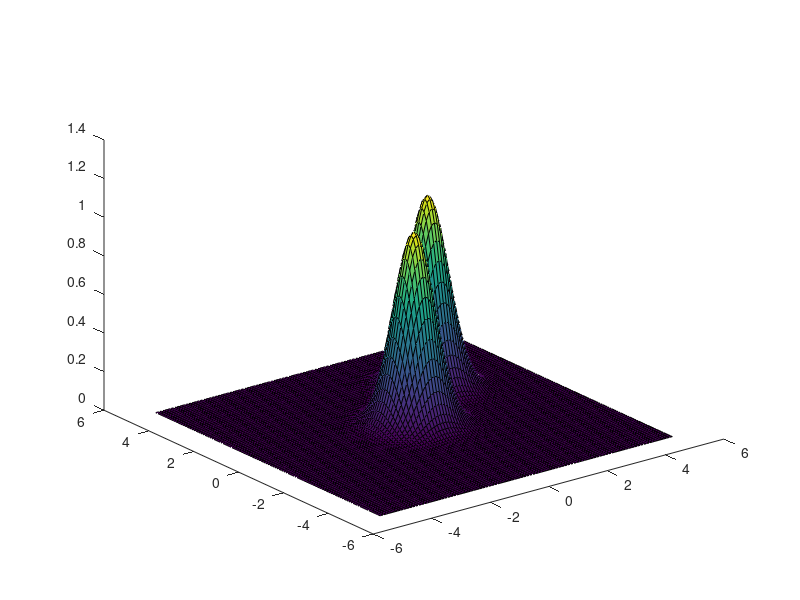

Write the MATLAB code that produced this figure. (Note: this script raises an error after producing the figure.)
%创建二维高斯分布数学函数
x0 = [0,2]; y0 = [0,2];
sigma_2 = 0.3338;
[X,Y] = meshgrid(-5:0.1:5,-5:0.1:5);

X1 = X-x0(1); Y1 = Y - y0(1);
Z1 = X1.^2 /sigma_2 + Y1.^2/sigma_2;
Z1 = exp(-0.5*Z1);

X2 = X-x0(2); Y2 = Y - y0(2);
Z2 = X2.^2 /sigma_2 + Y2.^2/sigma_2;
Z2 = exp(-0.5*Z2);
figure
hold on
surface(X,Y,Z1+Z2)
% surface(X,Y,Z2)
view(3)
hold off
%% 
fsurf(@(x,y) -10*exp(-0.5*(x.^2+y.^2)/0.01))

%%  测试Gurobi的高斯函数的效果
G = Gurobi_Interface();
discrete_points = [0.1193,0.2502;
                   0.1367,-0.2478;
                   0.3065,-0.2502;
                   0.3065,0.2494;
                   0.8467,0.2502;
                   0.8776,-0.2494;
                   0.9895,0.2494;
                   1.0338,-0.2494;
                   1.1457,0.2494];
a = norm(discrete_points(1,:)-discrete_points(2,:))/4;
a = a^2; b = log(100);
% sigma_2 = a/b;
sigma_2 = 0.0001;
LL = 9;

start_x = 0.3;
start_y = -0.2;
   
G.addVariable('x','C',[1,1],-2,2,start_x);
G.addVariable('y','C',[1,1],-2,2,start_y);

G.addVariable('delta_x','C',[1,LL],-2,2);
G.addVariable('delta_y','C',[1,LL],-2,2);

G.addVariable('X','C',[1,LL],-Inf,Inf);
G.addVariable('Y','C',[1,LL],-Inf,Inf);

G.addVariable('Temp','C',[1,LL],-Inf,Inf);
G.addVariable('Z','C',[1,LL],-Inf,Inf);

x_index = G.vars.x.Index; y_index = G.vars.y.Index;
delta_x_index = G.vars.delta_x.Index; delta_y_index = G.vars.delta_y.Index;
X_index = G.vars.X.Index; Y_index = G.vars.Y.Index;
Z_index = G.vars.Z.Index; Temp_index = G.vars.Temp.Index;
for j=1:LL
    Aeq = zeros(2,G.num_vars);
    beq = zeros(2,1);
    Aeq(1,x_index(1,1)) = 1; %计算delta_x
    Aeq(1,delta_x_index(1,j)) = -1;
    beq(1,1) = discrete_points(j,1);

    Aeq(2,y_index(1,1)) = 1; %计算delta_y
    Aeq(2,delta_y_index(1,j)) = -1;
    beq(2,1) = discrete_points(j,2);
    G.addLinearConstraints_equal(Aeq,beq,'comput_delta_x_y');
end

for i=1:LL
    G.addPolyConstraint(delta_x_index(1,i),X_index(1,i),[1 0 0])
    G.addPolyConstraint(delta_y_index(1,i),Y_index(1,i),[1 0 0])
end

for i=1:LL
    Aeq = zeros(1,G.num_vars);
    beq = zeros(1,1);
    Aeq(1,X_index(1,i)) = 1;Aeq(1,Y_index(1,i)) = 1;Aeq(1,Temp_index(1,i)) = sigma_2;
    beq(1,1) = 0;
    G.addLinearConstraints_equal(Aeq,beq,'eq')
end

for i=1:LL
    G.addExpConstraint(Temp_index(1,i),Z_index(1,i))
end


c = zeros(G.num_vars,1);
c(Z_index(1,:),1) = -1;
G.addtLinearCost(c);

model = G.getGurobiModel();
% model.setObjective = 0;
gurobi_write(model,'1.lp')

G.Gurobi_solve();

%%  测试Gurobi的高斯函数的效果_最初版本
G = Gurobi_Interface();
sigma = 0.1; inv_sigma = 1/sigma;
G.addVariable('x','C',[1,1],-10,1);
G.addVariable('y','C',[1,1],-1,1);
G.addVariable('X','C',[1,1],-Inf,Inf);
G.addVariable('Y','C',[1,1],-Inf,Inf);
G.addVariable('Temp','C',[1,1],-Inf,Inf);
G.addVariable('Z','C',[1,1],-Inf,Inf);
%X = x^2/sigma
x_index = G.vars.x.Index(1,1);y_index = G.vars.y.Index(1,1);
X_index = G.vars.X.Index(1,1);Y_index = G.vars.Y.Index(1,1);Z_index = G.vars.Z.Index(1,1);
Temp_index = G.vars.Temp.Index(1,1);

G.addPolyConstraint(x_index,X_index,[1 0 0])
G.addPolyConstraint(y_index,Y_index,[1 0 0])

Aeq = zeros(1,G.num_vars);
beq = zeros(1,1);
Aeq(1,X_index) = 1;Aeq(1,Y_index) = 1;Aeq(1,Temp_index) = 2*sigma;
beq(1,1) = 0;
G.addLinearConstraints_equal(Aeq,beq,'eq')
G.addExpConstraint(Temp_index,Z_index(1,1))
c = zeros(G.num_vars,1);
c(Z_index(1,1)) = -1;
G.addtLinearCost(c);

model = G.getGurobiModel();
gurobi_write(model,'1.lp')

G.Gurobi_solve();